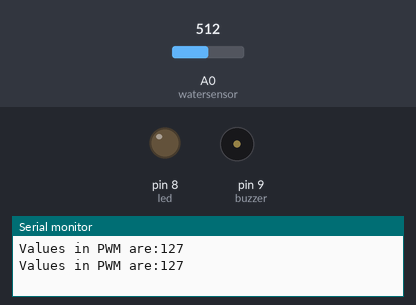
Recording of a sketch running on a simulated Arduino Uno, built with avr-gcc and run on an emulated ATmega328P. On the bench: output pins drawn as LEDs (lit = HIGH), buzzer (waves = sounding), the last lines printed to the serial monitor. Dashed ring = blinking. The inputs (shaded band) are chosen by the test bench; at power-on: A0 (watersensor) = 512.

Above: at 1.8 s.
1.9 s: A0 (watersensor) set to 590
3.4 s: A0 (watersensor) set to 615
At 4.8 s:
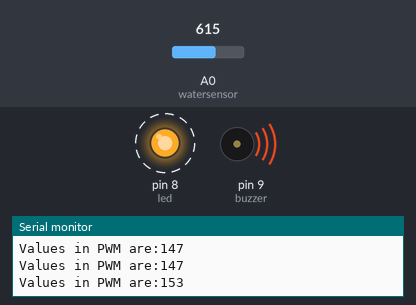
7.5 s: A0 (watersensor) set to 511
At 8.1 s:
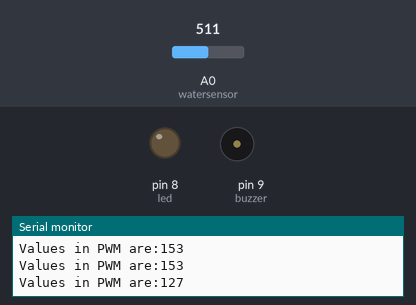
Timing chart, 0 to 10.5 s (numbered marks = the images above; inputs shaded):
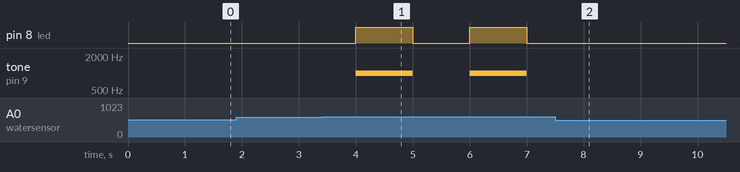

Measured:
- the behaviour switches between 605 and 606 on A0 (watersensor) (found by bisection; images 0 and 1)
- after the input at 3.4 s, pin 8 (led): alternates HIGH for 1.0 s and LOW for 1.0 s, starting after 0.60 s; tone on pin 9 (buzzer): alternates 1000 Hz for 1.0 s and silent for 1.0 s, starting after 0.60 s
- after the input at 7.5 s, pin 8 (led): stops changing and stays LOW; tone on pin 9 (buzzer): stops changing and stays silent

The sketch:

23rd_Arduino_Project.ino
```cpp
int led = 8;
int buzzer = 9;
int watersensor = A0;
int val;
void setup() {
  // put your setup code here, to run once:
  Serial.begin(9600);
  pinMode(led, OUTPUT);
  pinMode(buzzer, OUTPUT);
  pinMode(watersensor, INPUT);


}

void loop() {
  // put your main code here, to run repeatedly:
  val = analogRead(watersensor);
  val = (255./1023.)*val;
  Serial.print("Values in PWM are:");
  Serial.println(val);
  if(val>150){
    tone(buzzer, 1000, 1000);
    digitalWrite(led, HIGH);
    delay(1000);
    noTone(buzzer);
    digitalWrite(led, LOW);
    delay(1000);

  }
  else{
    noTone(buzzer);
    digitalWrite(led, LOW);
    delay(1000);


  }

}
```
